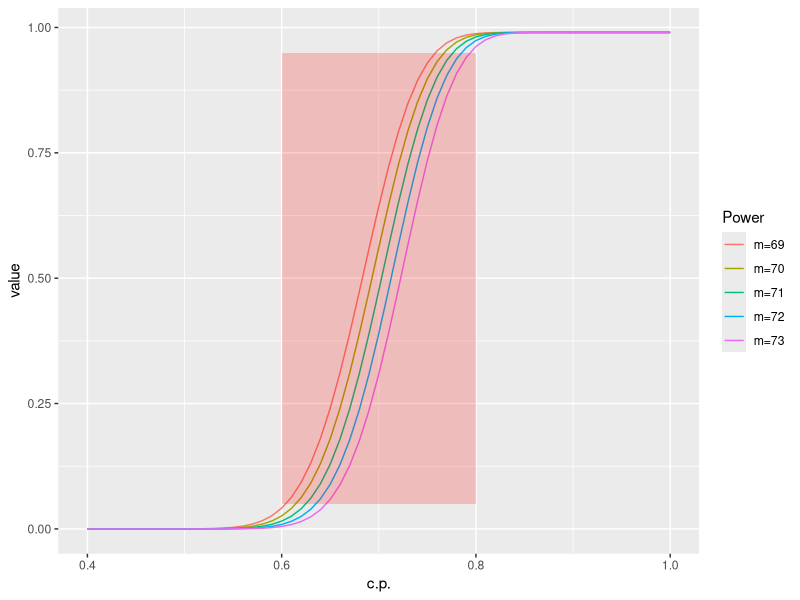

This figure's R source:
## ---- chunk 1
knitr::opts_chunk$set(echo = TRUE)
library(reshape2)
library(tidyverse)
library(pwr)

## ---- chunk 2
m <- seq(69,73,1)
n <- 100
p <- seq(0.4, 1, 1/n)

result <- data.frame(c(p))
for (i in m) {
    Power <- cumsum(dbinom(i,n,p))
    result[,ncol(result)+1] <- Power
    names(result)[ncol(result)] <- paste("m=",i,sep="")
}

df <- melt(result,id.vars = 'c.p.', variable.name = 'Power')

## ---- chunk 3
ggplot(df, aes(c.p.,value)) + 
  geom_line(aes(colour = Power)) + 
  annotate("rect", xmin=0.6, xmax=0.8, ymin=0.05, ymax=0.95, alpha=0.2, fill="red") 
